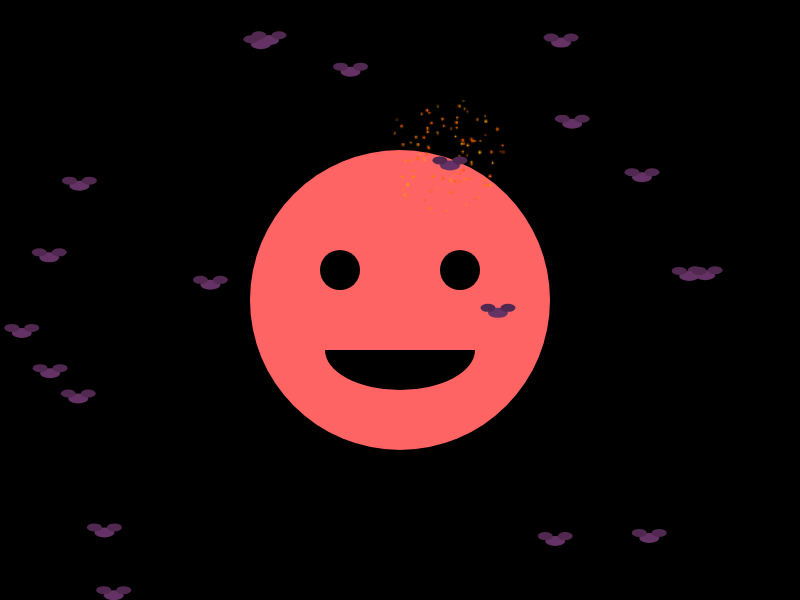
Frame 1 (no input)
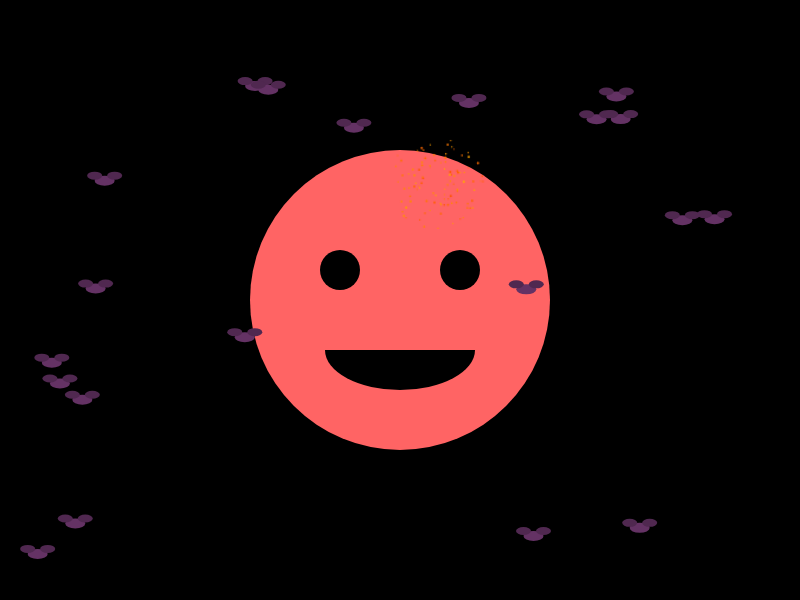
Frame 60 (no input)
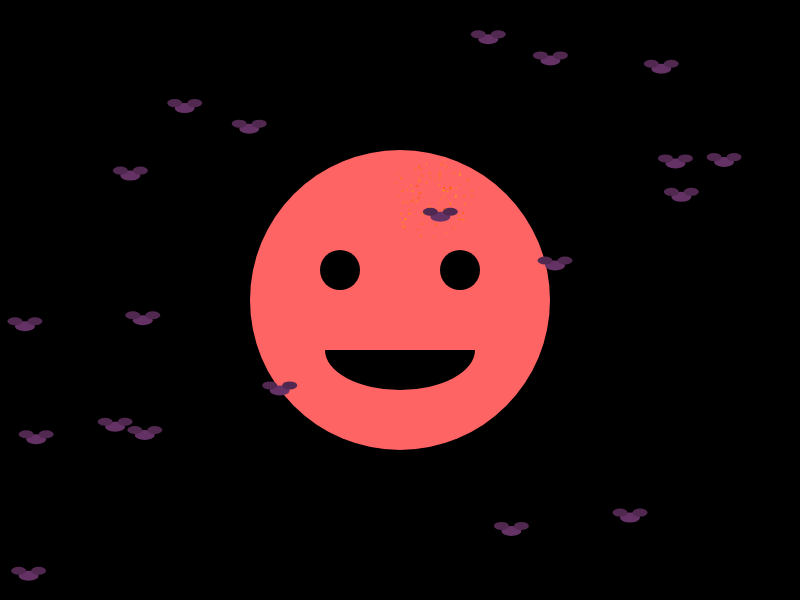
Frame 120 (the mouse pressed at the canvas centre since frame 60)

The p5.js sketch that drew these frames (run headless with seeded random() and noise() and a simulated clock; from frame 60 on, the mouse is pressed at the canvas centre):

// p5.js sketch
// ── sketch.js
let batPositions = [];
let batVelocities = [];
let candleFlame;

function setup() {
  createCanvas(800, 600);
  noStroke();
  
  // Initialize bats
  for (let i = 0; i < 20; i++) {
    batPositions.push(createVector(random(width), random(height)));
    batVelocities.push(createVector(random(-1.5, 1.5), random(-1.5, 1.5)));
  }
  
  // Create candle flame effect with intense pulsation
  candleFlame = createGraphics(100, 100);
  candleFlame.noStroke();
  candleFlame.colorMode(HSB);
  for (let i = 0; i < 100; i++) {
    let angle = random(TWO_PI);
    let dist = random(10, 40);
    let x = 50 + cos(angle) * dist;
    let y = 50 + sin(angle) * dist;
    let size = random(1, 2);
    candleFlame.fill(random(20, 40), 100, 100, 150);
    candleFlame.ellipse(x, y, size, size);
  }
}

function draw() {
  // Draw the background
  background(0);
  
  // Draw pumpkin with smile and candle
  push();
  translate(width/2, height/2);
  fill(255, 100, 100); // Pumpkin color
  ellipse(0, 0, 300, 300); // Main pumpkin
  
  // Draw smile
  fill(0);
  arc(0, 50, 150, 80, 0, PI, CHORD); // Smile
  
  // Draw eyes
  fill(0);
  ellipse(-60, -30, 40, 40); // Left eye
  ellipse(60, -30, 40, 40);  // Right eye
  
  // Draw candle flame with intense pulsation
  let pulse = sin(frameCount * 0.2) * 0.8 + 0.8; // More intense pulsation
  push();
  scale(1 + pulse * 0.5);
  image(candleFlame, -20, -150);
  pop();
  
  pop();
  
  // Draw bats
  for (let i = 0; i < batPositions.length; i++) {
    let pos = batPositions[i];
    let vel = batVelocities[i];
    
    // Update position
    pos.add(vel);
    
    // Bounce off edges
    if (pos.x < 0 || pos.x > width) vel.x *= -1;
    if (pos.y < 0 || pos.y > height) vel.y *= -1;
    
    // Draw bat
    fill(100, 50, 100);
    ellipse(pos.x, pos.y, 20, 10); // Bat body
    
    // Draw wings
    fill(80, 40, 80);
    ellipse(pos.x - 10, pos.y - 5, 15, 8);
    ellipse(pos.x + 10, pos.y - 5, 15, 8);
  }
}
